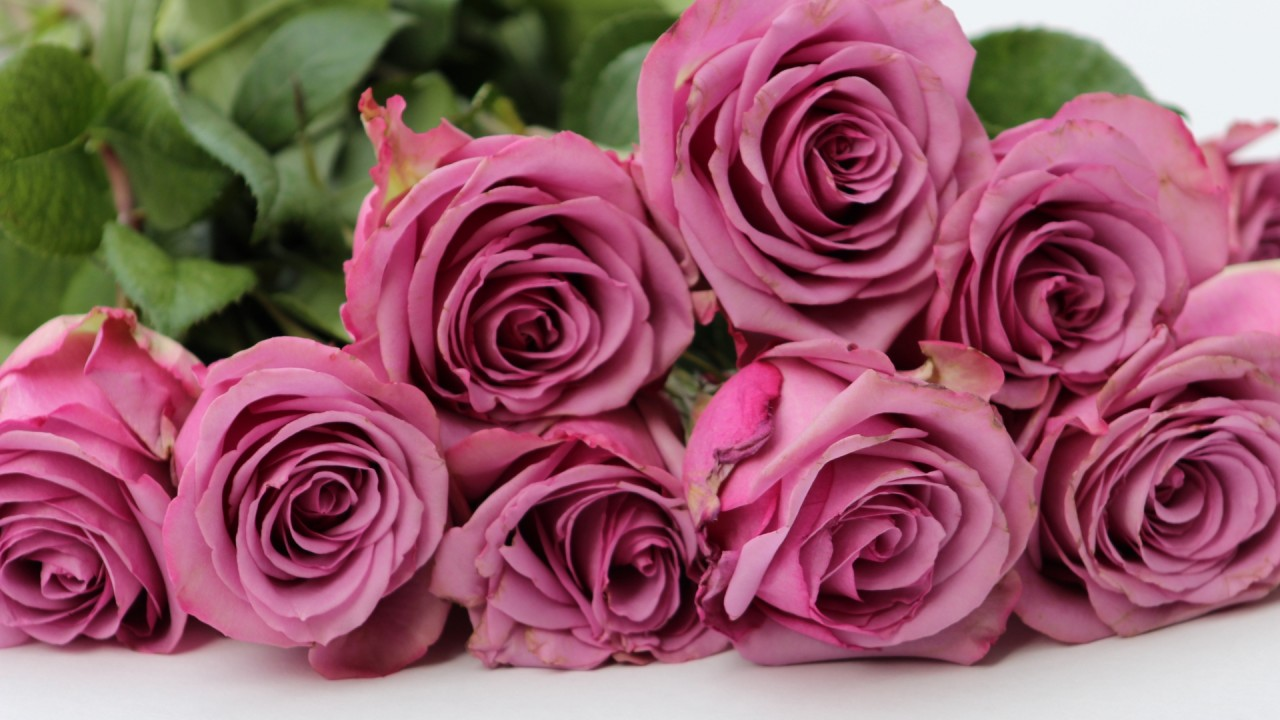
#> input picture server/flower1.jpg, 1280 x 720 px
$ python process_image.py flower1.jpg
#> lines starting #> are read from the running program, lines starting #| are printed output that depends on the picture
import sys
import cv2
import numpy as np
import json

def extract_features(image_path):
#> called with image_path = 'flower1.jpg'
    try:
        # Load the image
        image = cv2.imread(image_path)
#> image is the input picture: shape (720, 1280, 3); mean B, G, R 105.1, 91.9, 149
        if image is None:
            raise ValueError("Could not load image")

        # Resize the image to a fixed size (e.g., 128x128)
        resized_image = cv2.resize(image, (128, 128))
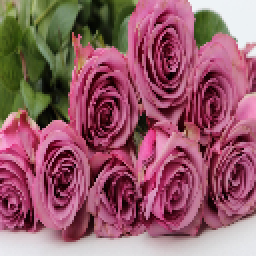
#> resized_image: shape (128, 128, 3) (shown 2 times larger); mean B, G, R 105, 91.8, 148.9

        # Convert the image to grayscale
        gray_image = cv2.cvtColor(resized_image, cv2.COLOR_BGR2GRAY)
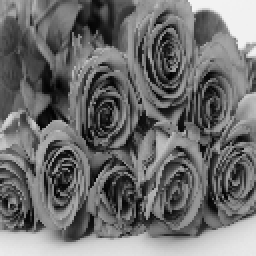
#> gray_image: shape (128, 128) (shown 2 times larger); min 2, max 244, mean 110.4

        # Flatten the image into a feature vector
        features = gray_image.flatten().tolist()
#> features = 16384 values, max 244 at index 608, min 2 at index 4693, mean 110.4

        return features
    except Exception as e:
        print(f"Error: {e}", file=sys.stderr)
        sys.exit(1)

if __name__ == "__main__":
    try:
        image_path = sys.argv[1]
        features = extract_features(image_path)
        print(json.dumps(features))  # Output the features as JSON
#> (printed output is left out)
    except Exception as e:
        print(f"Error: {e}", file=sys.stderr)
        sys.exit(1)

$ run again, on server/flower3.jpg
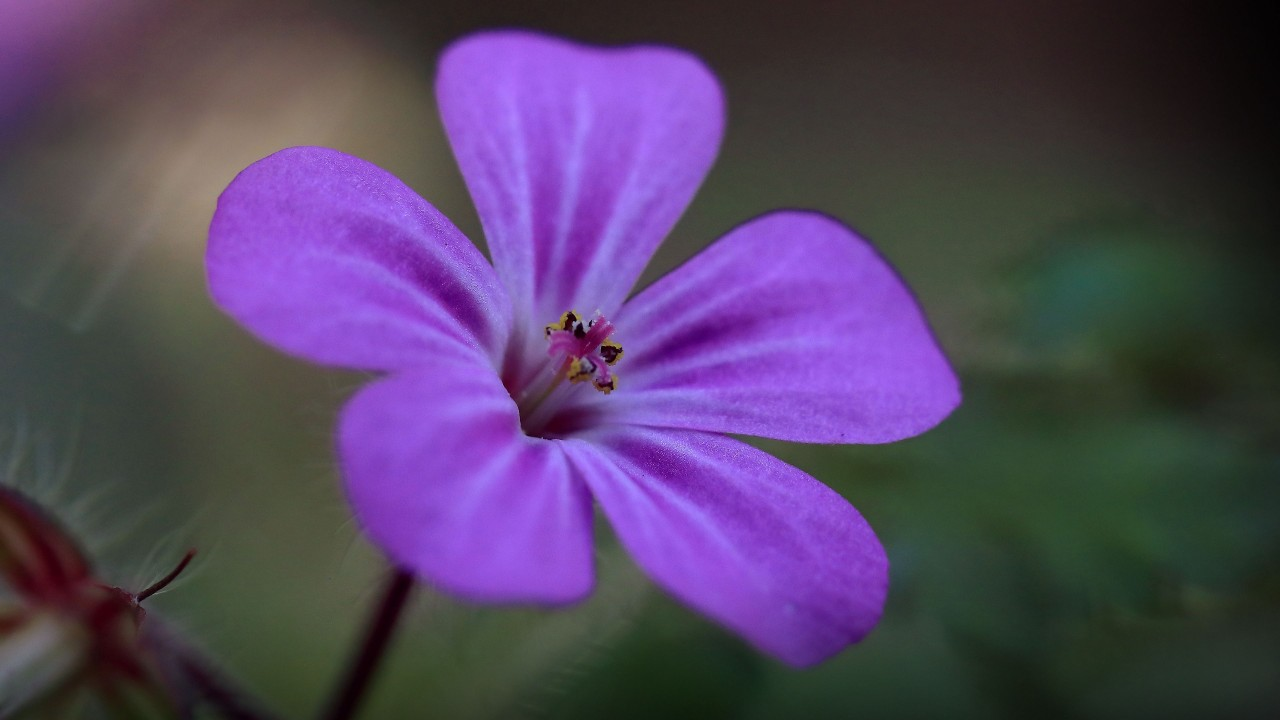
#> input picture server/flower3.jpg, 1280 x 720 px
#> in extract_features, image is the input picture: shape (720, 1280, 3); mean B, G, R 97.9, 66.9, 83.5
#> in extract_features, `resized_image = cv2.resize(image, (128, 128))`:
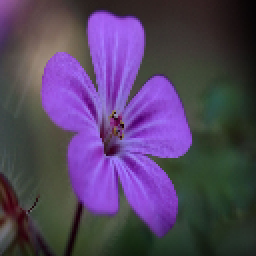
#> resized_image: shape (128, 128, 3) (shown 2 times larger); mean B, G, R 97.9, 66.9, 83.5
#> in extract_features, `gray_image = cv2.cvtColor(resized_image, cv2.COLOR_BGR2GRAY)`:
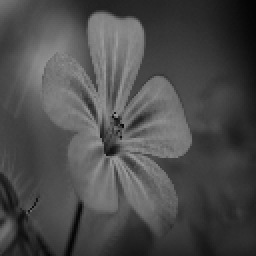
#> gray_image: shape (128, 128) (shown 2 times larger); min 3, max 156, mean 75.4
#> in extract_features, `features = gray_image.flatten().tolist()`: features = 16384 values, max 156 at index 2746, min 3 at index 127, mean 75.37
#> (printed output is left out)

$ run again, on server/panda1.jpg
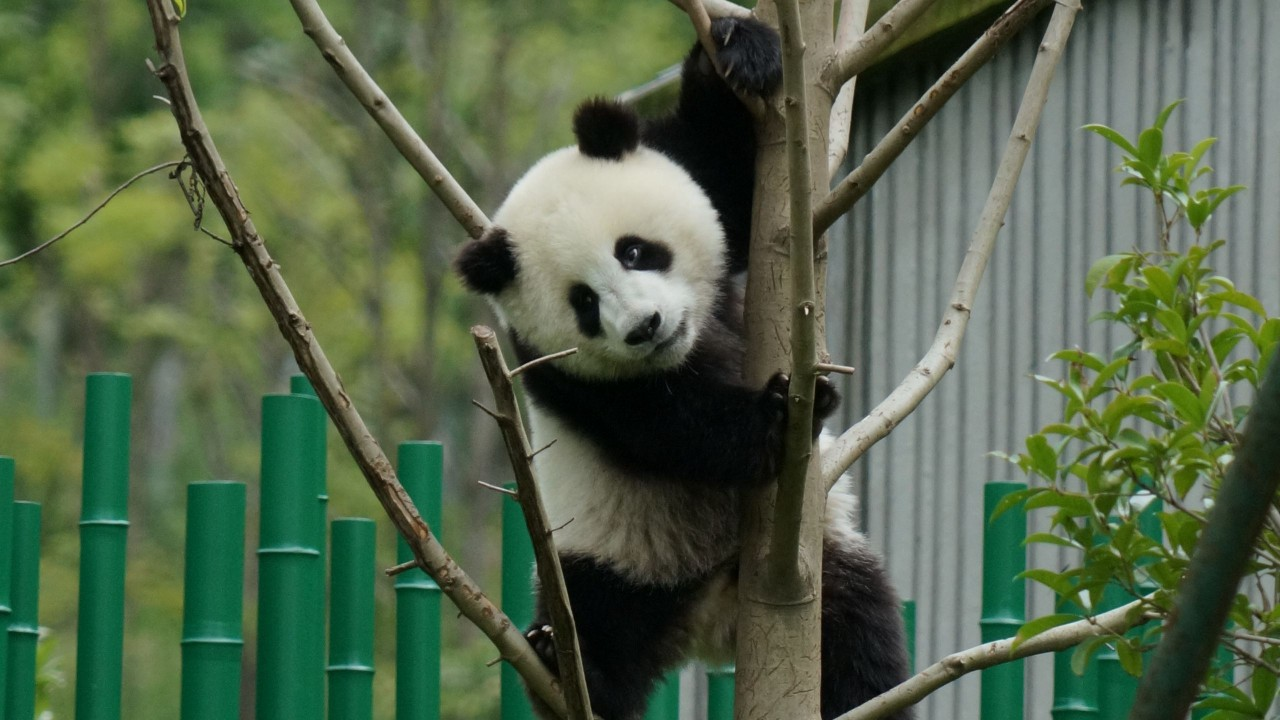
#> input picture server/panda1.jpg, 1280 x 720 px
#> in extract_features, image is the input picture: shape (720, 1280, 3); mean B, G, R 74, 100.3, 83.2
#> in extract_features, `resized_image = cv2.resize(image, (128, 128))`:
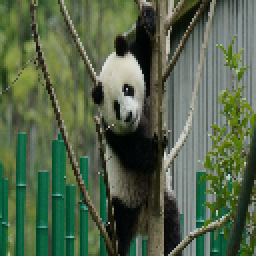
#> resized_image: shape (128, 128, 3) (shown 2 times larger); mean B, G, R 73.9, 100.1, 83
#> in extract_features, `gray_image = cv2.cvtColor(resized_image, cv2.COLOR_BGR2GRAY)`:
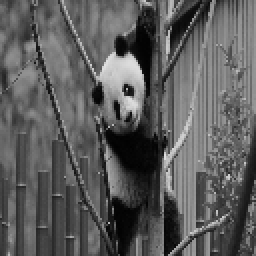
#> gray_image: shape (128, 128) (shown 2 times larger); min 1, max 224, mean 92
#> in extract_features, `features = gray_image.flatten().tolist()`: features = 16384 values, max 224 at index 4148, min 1 at index 9023, mean 92.01
#> (printed output is left out)

$ run again, on server/panda2.jpg
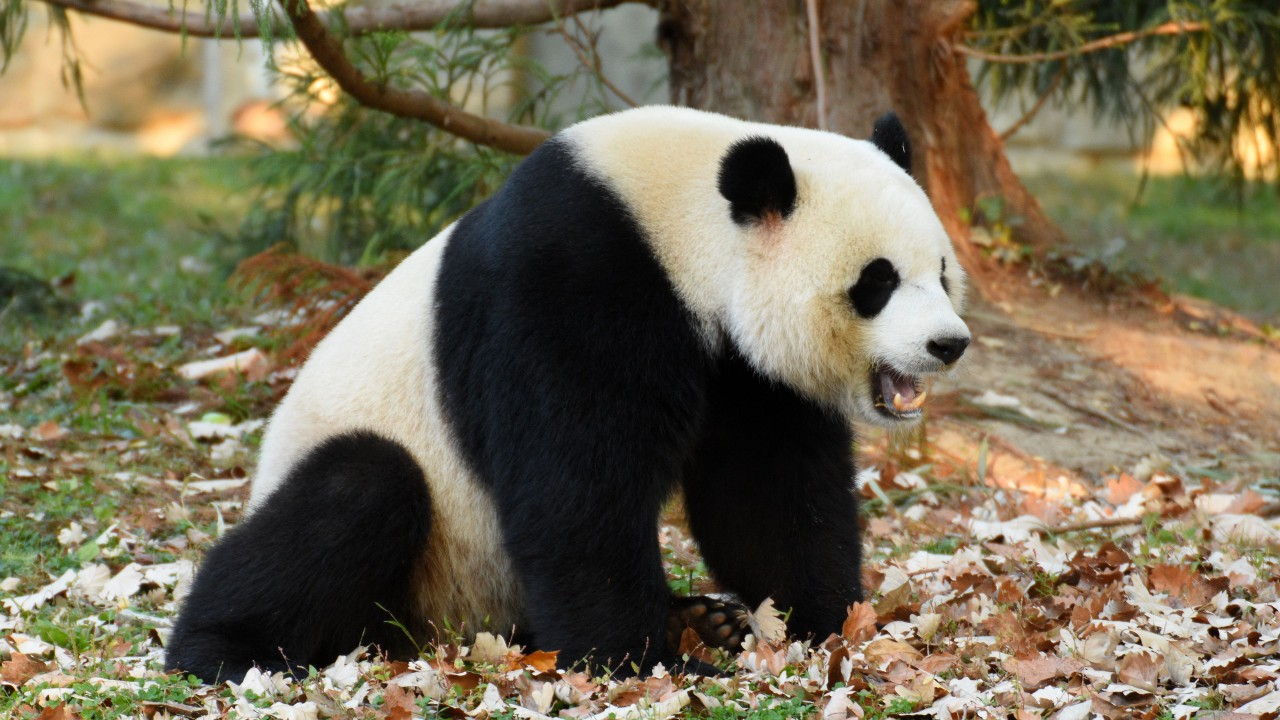
#> input picture server/panda2.jpg, 1280 x 720 px
#> in extract_features, image is the input picture: shape (720, 1280, 3); mean B, G, R 84.4, 107.8, 116.6
#> in extract_features, `resized_image = cv2.resize(image, (128, 128))`:
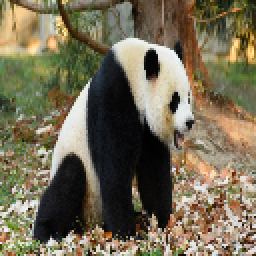
#> resized_image: shape (128, 128, 3) (shown 2 times larger); mean B, G, R 84.3, 107.7, 116.5
#> in extract_features, `gray_image = cv2.cvtColor(resized_image, cv2.COLOR_BGR2GRAY)`:
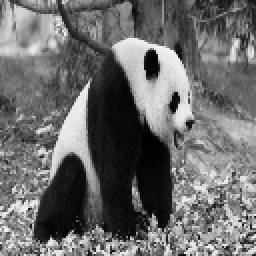
#> gray_image: shape (128, 128) (shown 2 times larger); min 0, max 245, mean 107.7
#> in extract_features, `features = gray_image.flatten().tolist()`: features = 16384 values, max 245 at index 3285, min 0 at index 8394, mean 107.7
#> (printed output is left out)
